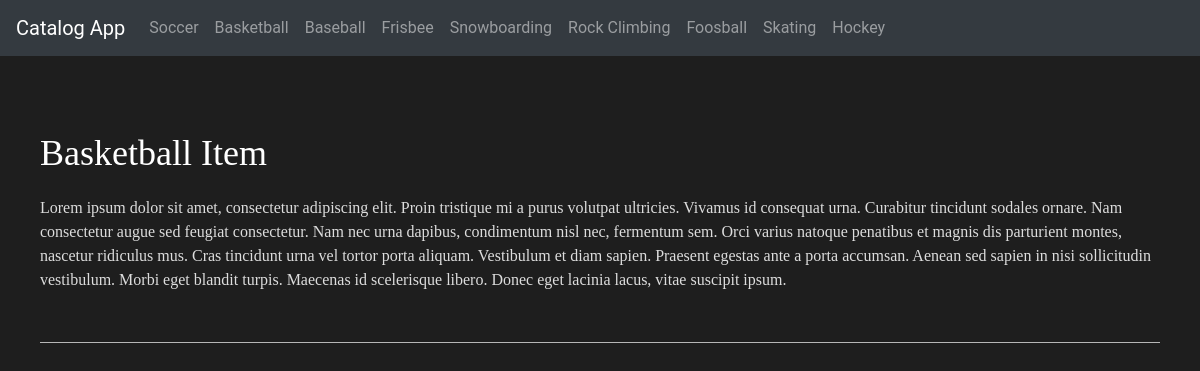
The app's page /item/2 with its own data.
### database_setup.py (models this page shows, shortened)
class Category(Base):
    __tablename__ = 'category'
    id = Column(Integer, primary_key=True)
    title = Column(String(250), nullable=False)

class Item(Base):
    __tablename__ = 'item'
    id = Column(Integer, primary_key=True)
    title = Column(String(250), nullable=False)
    description = Column(Text, nullable=False)
    user_id = Column(Integer, ForeignKey('user.id'))
    user = relationship(User)
    category_id = Column(Integer, ForeignKey('category.id'))
    category = relationship(Category)
    created_at = Column(DateTime, default=datetime.datetime.utcnow)

### app.py (the view)
@app.route('/item/<int:item_id>')
def showItem(item_id):
    print(item_id)
    item = session.query(Item).filter_by(id=item_id).first()
    return render_template('item.html', item=item)

### app.py (called while the page is built)
@app.context_processor
def inject_categories():
    categories_db = session.query(Category).all()
    return dict(categories=categories_db)

@app.context_processor
def inject_login_status():
    state = get_state_token()
    if 'username' in login_session:
        isLoggedIn = True
    else:
        isLoggedIn = False
    return dict(isLoggedIn=isLoggedIn, user_info=login_session, STATE=state)

def get_state_token():
    if 'state' in login_session:
        return login_session['state']
    else:
        state = ''.join(
            random.choice(string.ascii_uppercase + string.digits)
            for x in range(32))
        login_session['state'] = state
        return state

### templates/item.html (shortened to what this page needs)
{% extends "main.html" %}
{% block content %}
<div class="content">
    <p class="title">{{ item.title }}</p>
    <p class="description">{{ item.description }}</p>
    <hr />
</div>
{% endblock %}

### templates/header.html (shortened to what this page needs)
<nav class="navbar navbar-expand-lg navbar-dark bg-dark">
    <a class="navbar-brand" href="{{url_for('main')}}">Catalog App</a>
    <div class="collapse navbar-collapse" id="navbarNav">
      <ul class="navbar-nav">
        {% for category in categories %}
            <li id="{{category.id}}" class="nav-item">
            <a class="nav-link" href="{{url_for('showCategory', category_id=category.id)}}">{{ category.title }}</a>
            </li>
        {% endfor %}
      </ul>
    </div>
  </nav>

### static/styles.css (style rules this page uses)
body { background-color: #1e1e1e; font-family: 'Roboto'; }
.content { padding: 40px; }
.title { font-size: 36px; color: #fff; font-family: 'Roboto-Light'; margin-top: 30px; }
.description { font-size: 16px; color: #ddd; font-family: 'Roboto-Light'; }
hr { background-color: #ccc; margin-top: 50px; margin-bottom: 50px; }

### records on screen
Category: title "Soccer"
Category: title "Basketball"
Category: title "Baseball"
Category: title "Frisbee"
Category: title "Snowboarding"
Category: title "Rock Climbing"
Category: title "Foosball"
Category: title "Skating"
Category: title "Hockey"
Item: title "Basketball Item", description "Lorem ipsum dolor sit amet, consectetur adipiscing elit. Proin tristique mi a purus volutpat ultricies. Vivamus id consequat urna. Curabitur tincidunt sodales ornare. Nam consectetur augue sed feugiat consectetur. Nam nec urna dapibus, condimentum nisl nec, fermentum sem. Orci varius natoque penatibus et magnis dis parturient montes, nascetur ridiculus mus. Cras tincidunt urna vel tortor porta aliquam. Vestibulum et diam sapien. Praesent egestas ante a porta accumsan. Aenean sed sapien in nisi sollicitudin vestibulum. Morbi eget blandit turpis. Maecenas id scelerisque libero. Donec eget lacinia lacus, vitae suscipit ipsum."
